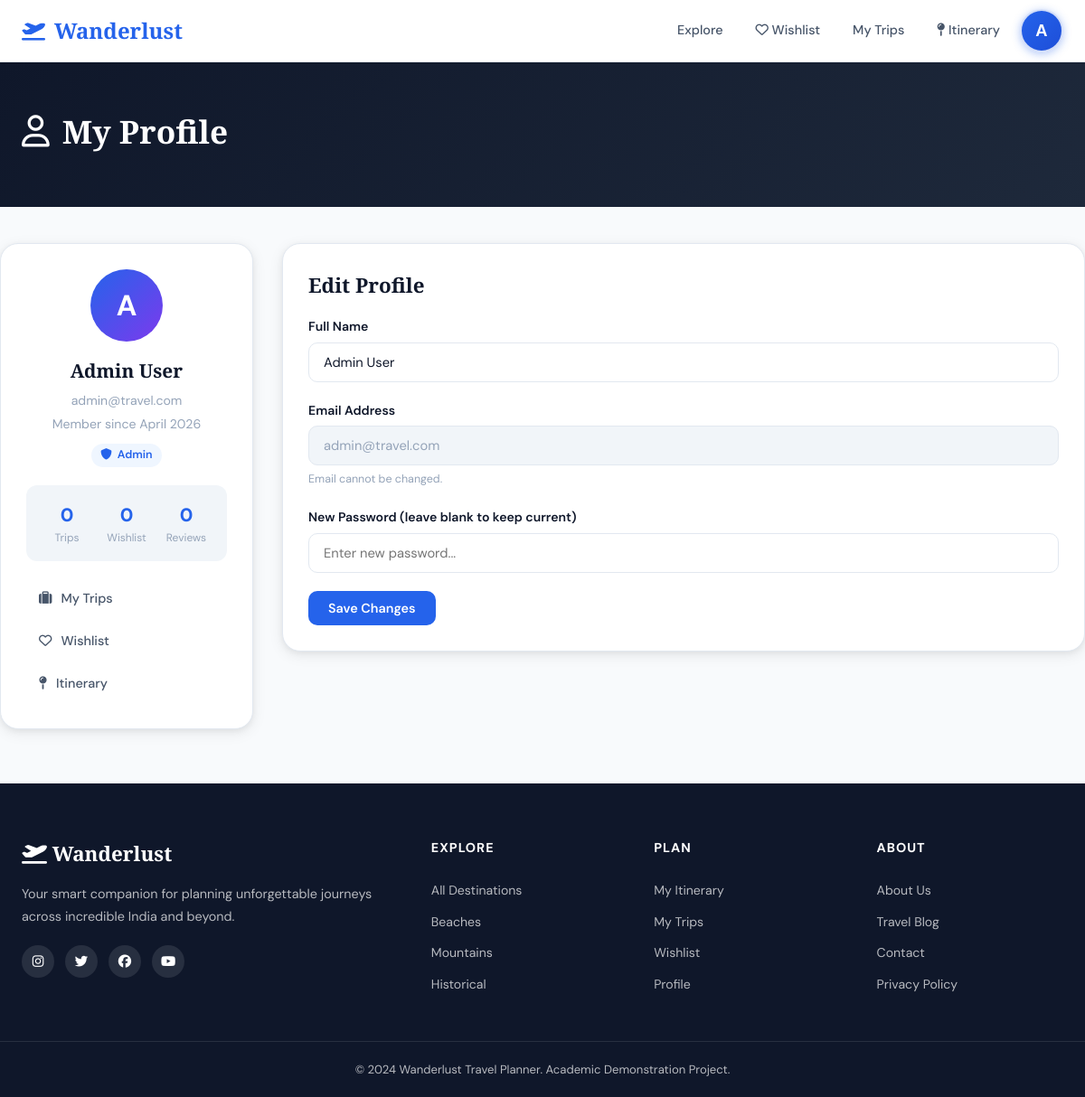
Screenshot of /profile (signed in) with the database file from the repository.
### app.py (models this page shows, shortened)
class User(db.Model):
    __tablename__ = 'users'
    id            = db.Column(db.Integer, primary_key=True)
    name          = db.Column(db.String(100), nullable=False)
    email         = db.Column(db.String(150), unique=True, nullable=False)
    password_hash = db.Column(db.String(256), nullable=False)
    is_admin      = db.Column(db.Boolean, default=False)
    created_at    = db.Column(db.DateTime, default=datetime.utcnow)
    trips         = db.relationship('Trip',     backref='user', lazy=True)
    wishlist      = db.relationship('Wishlist', backref='user', lazy=True)
    reviews       = db.relationship('Review',   backref='user', lazy=True)

### app.py (the view, shortened to what this page needs)
@app.route('/profile', methods=['GET', 'POST'])
@login_required
def profile():
    trips_count    = Trip.query.filter_by(user_id=current_user.id).count()
    wishlist_count = Wishlist.query.filter_by(user_id=current_user.id).count()
    reviews_count  = Review.query.filter_by(user_id=current_user.id).count()
    return render_template('profile.html', trips_count=trips_count,
                           wishlist_count=wishlist_count, reviews_count=reviews_count)

### app.py (called while the page is built)
@login_manager.user_loader
def load_user(user_id):
    return db.session.get(User, int(user_id))

@app.context_processor
def inject_cart_count():
    count = 0
    if current_user.is_authenticated:
        sid = session.get('cart_session')
        if sid:
            count = ItineraryItem.query.filter_by(
                user_id=current_user.id, trip_id=None, session_id=sid).count()
    return dict(cart_count=count)

### templates/profile.html (shortened to what this page needs)
{% extends "layout.html" %}
{% block content %}
<div class="page-header-simple">
  <div class="container">
    <h1><i class="fa-regular fa-user"></i> My Profile</h1>
  </div>
</div>
<div class="container profile-page">
  <div class="profile-grid">
    <div class="profile-sidebar">
      <div class="profile-avatar-big">{{ current_user.name[0].upper() }}</div>
      <h2>{{ current_user.name }}</h2>
      <p>{{ current_user.email }}</p>
      <p class="profile-since">Member since {{ current_user.created_at.strftime('%B %Y') }}</p>
      {% if current_user.is_admin %}<div class="admin-badge"><i class="fa-solid fa-shield"></i> Admin</div>{% endif %}
      <div class="profile-stats">
        <div class="profile-stat"><span class="profile-stat-num">{{ trips_count }}</span><span>Trips</span></div>
        <div class="profile-stat"><span class="profile-stat-num">{{ wishlist_count }}</span><span>Wishlist</span></div>
        <div class="profile-stat"><span class="profile-stat-num">{{ reviews_count }}</span><span>Reviews</span></div>
      </div>
      <div class="profile-quick-links">
        <a href="{{ url_for('trips') }}"><i class="fa-solid fa-suitcase"></i> My Trips</a>
        <a href="{{ url_for('wishlist') }}"><i class="fa-regular fa-heart"></i> Wishlist</a>
        <a href="{{ url_for('itinerary') }}"><i class="fa-solid fa-map-pin"></i> Itinerary</a>
      </div>
    </div>
    <div class="profile-main">
      <div class="detail-card">
        <h2>Edit Profile</h2>
        <form action="{{ url_for('profile') }}" method="POST">
          <div class="form-group">
            <label>Full Name</label>
            <input type="text" name="name" value="{{ current_user.name }}" class="form-input">
          </div>
          <div class="form-group">
            <label>Email Address</label>
            <input type="email" value="{{ current_user.email }}" class="form-input" disabled>
            <small>Email cannot be changed.</small>
          </div>
          <div class="form-group">
            <label>New Password (leave blank to keep current)</label>
            <input type="password" name="new_password" class="form-input" placeholder="Enter new password...">
          </div>
          <button type="submit" class="btn-primary">Save Changes</button>
        </form>
      </div>
    </div>
  </div>
</div>
{% endblock %}

### templates/layout.html (shortened to what this page needs)
<!DOCTYPE html>
<html lang="en">
<head>
<link rel="stylesheet" href="https://cdnjs.cloudflare.com/ajax/libs/font-awesome/6.5.0/css/all.min.css">
<link rel="stylesheet" href="https://unpkg.com/leaflet@1.9.4/dist/leaflet.css">
<link rel="stylesheet" href="{{ url_for('static', filename='css/style.css') }}">
</head>
<body>
<nav class="navbar">
  <div class="nav-container">
    <a href="{{ url_for('index') }}" class="nav-logo">
      <i class="fa-solid fa-plane-departure"></i>
      <span>Wanderlust</span>
    </a>
    <div class="nav-links">
      <a href="{{ url_for('destinations') }}">Explore</a>
      {% if current_user.is_authenticated %}
      <a href="{{ url_for('wishlist') }}"><i class="fa-regular fa-heart"></i> Wishlist</a>
      <a href="{{ url_for('trips') }}">My Trips</a>
      <a href="{{ url_for('itinerary') }}" class="cart-link">
        <i class="fa-solid fa-map-pin"></i> Itinerary
      </a>
      <div class="nav-dropdown">
        <button class="nav-avatar" title="{{ current_user.name }}">{{ current_user.name[0].upper() }}</button>
      </div>
      {% else %}
      <a href="{{ url_for('login') }}" class="btn-nav-outline">Sign In</a>
      <a href="{{ url_for('register') }}" class="btn-nav">Get Started</a>
      {% endif %}
    </div>
  </div>
</nav>
<main>
{% block content %}{% endblock %}
</main>
<footer class="footer">
  <div class="footer-container">
    <div class="footer-brand">
      <div class="footer-logo"><i class="fa-solid fa-plane-departure"></i> Wanderlust</div>
      <p>Your smart companion for planning unforgettable journeys across incredible India and beyond.</p>
      <div class="footer-social">
        <a href="#"><i class="fa-brands fa-instagram"></i></a>
        <a href="#"><i class="fa-brands fa-twitter"></i></a>
        <a href="#"><i class="fa-brands fa-facebook"></i></a>
        <a href="#"><i class="fa-brands fa-youtube"></i></a>
      </div>
    </div>
    <div class="footer-links">
      <h4>Explore</h4>
      <a href="{{ url_for('destinations') }}">All Destinations</a>
      <a href="{{ url_for('destinations') }}?category=Beach">Beaches</a>
      <a href="{{ url_for('destinations') }}?category=Mountain">Mountains</a>
      <a href="{{ url_for('destinations') }}?category=Historical">Historical</a>
    </div>
    <div class="footer-links">
      <h4>Plan</h4>
      <a href="{{ url_for('itinerary') }}">My Itinerary</a>
      <a href="{{ url_for('trips') }}">My Trips</a>
      <a href="{{ url_for('wishlist') }}">Wishlist</a>
      <a href="{{ url_for('profile') }}">Profile</a>
    </div>
    <div class="footer-links">
      <h4>About</h4>
      <a href="#">About Us</a>
      <a href="#">Travel Blog</a>
      <a href="#">Contact</a>
      <a href="#">Privacy Policy</a>
    </div>
  </div>
  <div class="footer-bottom">
    <p>&copy; 2024 Wanderlust Travel Planner. Academic Demonstration Project.</p>
  </div>
</footer>
</body>
</html>

### rows the page displays
User: name "A", name "Admin User", email "admin@travel.com", created_at "April 2026"

### other values shown
{{ trips_count }} "0"
{{ wishlist_count }} "0"
{{ reviews_count }} "0"
